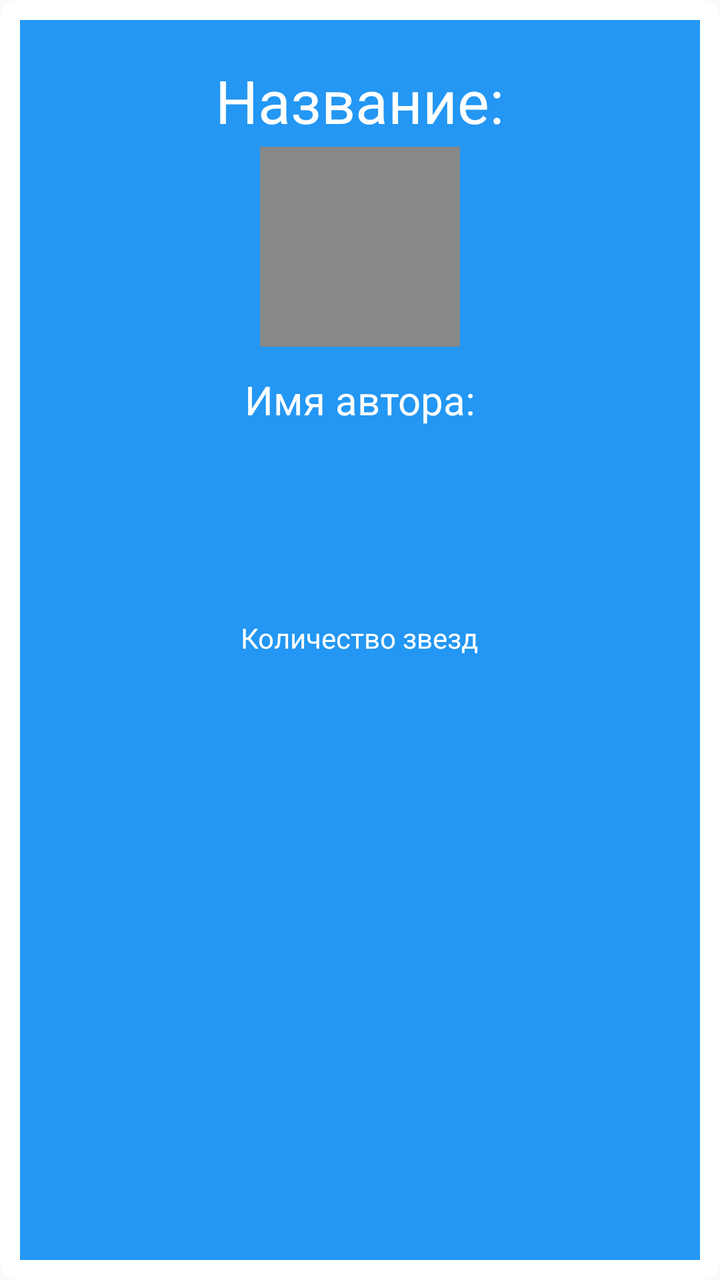
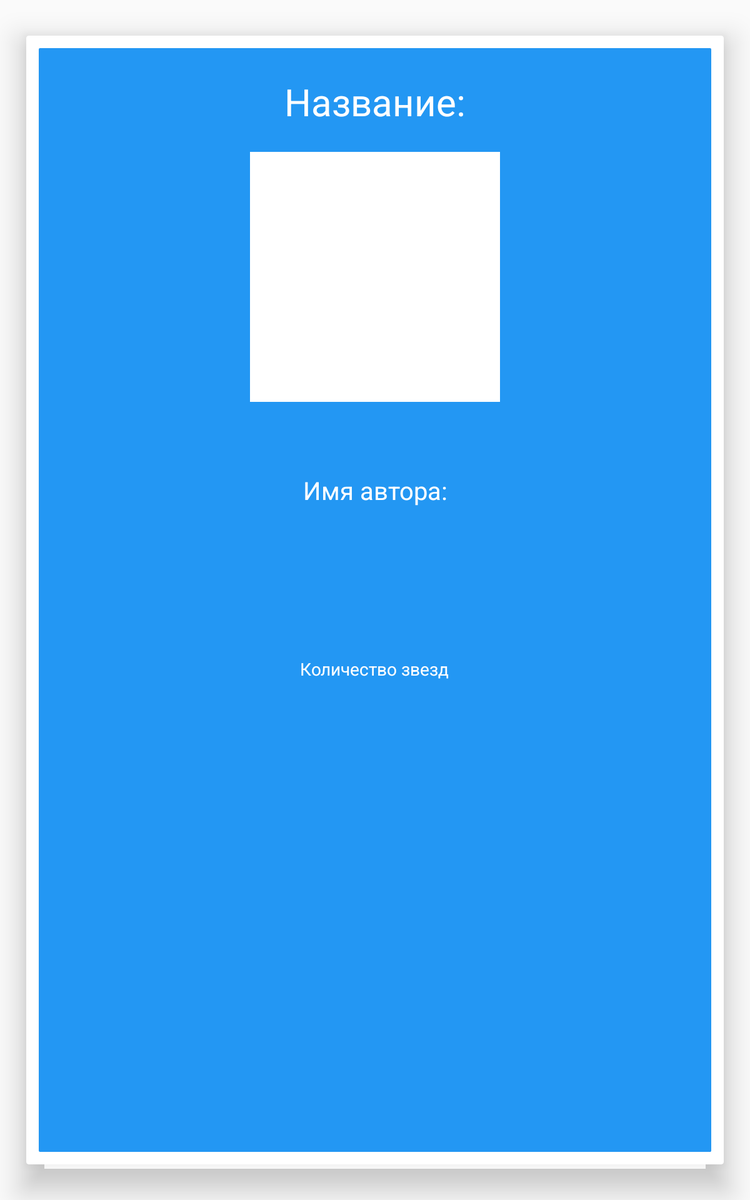

Compare how this app lays out the same screen by default and in its alternative resource folder. The renders come first, then the two layout files and the values they reference.
<!-- AndroidManifest.xml: application theme AppTheme -->
<!-- res/layout/list_element.xml -->
<?xml version="1.0" encoding="utf-8"?>
<RelativeLayout xmlns:android="http://schemas.android.com/apk/res/android"
    android:layout_width="match_parent"
    android:layout_height="match_parent"
    android:weightSum="1"
    android:orientation="vertical"
    android:rowCount="8"
    android:columnCount="12"
    android:background="@drawable/adapter">

    <TextView
        android:layout_width="wrap_content"
        android:layout_height="wrap_content"
        android:id="@+id/name_repositories"
        android:textSize="30sp"
        android:text="@string/HeadListElementLayout"
        android:layout_gravity="fill_horizontal"
        android:paddingTop="25dp"
        android:gravity="center_horizontal"
        android:layout_alignParentTop="true"
        android:layout_centerHorizontal="true" />

    <ImageView
        android:layout_width="100dp"
        android:layout_height="100dp"
        android:id="@+id/avatar"
        android:background="#ff888888"
        android:layout_gravity="fill_horizontal"
        android:layout_below="@+id/name_repositories"
        android:layout_centerHorizontal="true"
        android:layout_marginTop="3dp" />

    <TextView
        android:layout_width="142dp"
        android:layout_height="wrap_content"
        android:text="@string/TextAutorNameListElementLayout"
        android:id="@+id/login"
        android:textSize="20sp"
        android:gravity="center_horizontal"
        android:paddingTop="10dp"
        android:layout_marginTop="3dp"
        android:layout_below="@+id/avatar"
        android:layout_centerHorizontal="true" />

    <ImageView
        android:layout_width="90dp"
        android:layout_height="90dp"
        android:id="@+id/starView"
        android:layout_below="@+id/login"
        android:layout_centerHorizontal="true"
        android:layout_marginTop="3dp" />

    <TextView
        android:layout_width="wrap_content"
        android:layout_height="wrap_content"
        android:textAppearance="?android:attr/textAppearanceSmall"
        android:text="@string/starNum"
        android:id="@+id/star_rating"
        android:layout_below="@+id/starView"
        android:layout_centerHorizontal="true"
        android:layout_marginTop="3dp" />

</RelativeLayout>
<!-- resources referenced by this layout -->
<resources>
  <!-- drawable adapter (drawable) -->
  <?xml version="1.0" encoding="utf-8"?>
  <selector xmlns:android="http://schemas.android.com/apk/res/android">
      <item android:drawable="@drawable/adapter_background" />
  </selector>
  <!-- from res/values-v17/ -->
  <string name="HeadListElementLayout">Название:</string>
  <!-- from res/values-v17/ -->
  <string name="TextAutorNameListElementLayout">Имя автора:</string>
  <!-- from res/values-v17/ -->
  <string name="starNum">Количество звезд</string>
  <!-- from res/values-v17/ -->
  <style name="AppTheme" parent="Theme.AppCompat.Light.DarkActionBar">
          <item name="android:windowBackground">@color/fon</item>
          <item name="android:textColor">@color/text</item>
          <item name="android:buttonStyle">@style/ButtonTheam</item>
      </style>
  <!-- drawable adapter_background (drawable) -->
  <shape xmlns:android="http://schemas.android.com/apk/res/android" android:shape="rectangle">
  
      <corners android:radius="12px" />
      <solid
          android:color="@color/color_adapter">
      </solid>
  
      <padding
          android:bottom="15px"
          android:left="15px"
          android:right="15px"
          android:top="15px" />
      <stroke
          android:width="10dp"
          android:color="@color/color_stroke_adapter">
      </stroke>
  
  </shape>
  <!-- from res/values-v17/ -->
  <color name="fon">#fafafa</color>
  <!-- from res/values-v17/ -->
  <color name="text">#ffffffff</color>
  <style name="ButtonTheam" parent="@android:style/Widget.Button">
          <item name="android:background">@drawable/button</item>
          <item name="android:textColor">@color/color_text_button</item>
          <item name="android:textStyle">bold</item>
      </style>
  <!-- from res/values-v17/ -->
  <color name="color_adapter">#2397F3</color>
  <!-- from res/values-v17/ -->
  <color name="color_stroke_adapter">#FFFFFF</color>
  <!-- drawable button (drawable) -->
  <?xml version="1.0" encoding="utf-8" ?>
  <selector xmlns:android="http://schemas.android.com/apk/res/android">
  
      
      
      
      <item android:drawable="@drawable/button_focused"
          android:state_focused="true" />
  
      <item android:drawable="@drawable/button_presed"
          android:state_pressed="true" />
  
      <item android:drawable="@drawable/button_normal" />
  
  </selector>
  <!-- from res/values-v17/ -->
  <color name="color_text_button">#FFFFFF</color>
  <!-- drawable button_normal (drawable) -->
  <shape xmlns:android="http://schemas.android.com/apk/res/android" android:shape="rectangle">
  
      <corners android:radius="12px" />
  
      <gradient
          android:angle="90"
          android:endColor="@color/button_normal_color_end"
          android:startColor="@color/button_normal_color_start"
          android:type="linear" />
  
      <padding
          android:bottom="9px"
          android:left="6px"
          android:right="6px"
          android:top="9px" />
      <stroke
  android:width="2dp"
          android:color="@color/color_stroke_dialog">
          </stroke>
  
  </shape>
  <!-- from res/values-v17/ -->
  <color name="button_normal_color_end">#619be9</color>
  <!-- from res/values-v17/ -->
  <color name="button_normal_color_start">#1f71df</color>
  <!-- from res/values-v17/ -->
  <color name="color_stroke_dialog">#FFFFFF</color>
</resources>
<!-- res/layout-large/list_element.xml (the repository's variant of the layout above) -->
<!-- drawn on a 7-inch tablet held upright -->
<?xml version="1.0" encoding="utf-8"?>
<android.support.v7.widget.CardView
    xmlns:card_view="http://schemas.android.com/apk/res-auto"
    xmlns:android="http://schemas.android.com/apk/res/android"
    android:id="@+id/card_view"
    android:layout_width="match_parent"
    android:layout_height="match_parent"
    android:layout_margin="5dp"
    card_view:cardElevation="15sp"
    card_view:cardUseCompatPadding="true">
<RelativeLayout xmlns:android="http://schemas.android.com/apk/res/android"
    android:layout_width="match_parent"
    android:layout_height="match_parent"
    android:weightSum="1"
    android:orientation="vertical"
    android:rowCount="8"
    android:columnCount="12"
    android:background="@drawable/adapter"
    android:id="@+id/list_el">

    <TextView
        android:layout_width="wrap_content"
        android:layout_height="wrap_content"
        android:id="@+id/name_repositories"
        android:textSize="30sp"
        android:text="@string/HeadListElementLayout"
        android:layout_gravity="fill_horizontal"
        android:paddingTop="25dp"
        android:gravity="center_horizontal"
        android:layout_alignParentTop="true"
        android:layout_centerHorizontal="true"
        android:textColor="#ffffffff" />

    <ImageView
        android:layout_width="200dp"
        android:layout_height="200dp"
        android:id="@+id/avatar"
        android:background="#ffffffff"
        android:layout_gravity="fill_horizontal"
        android:layout_below="@+id/name_repositories"
        android:layout_centerHorizontal="true"
        android:layout_marginTop="20dp" />

    <TextView
        android:layout_width="142dp"
        android:layout_height="wrap_content"
        android:text="@string/TextAutorNameListElementLayout"
        android:id="@+id/login"
        android:textSize="20sp"
        android:gravity="center_horizontal"
        android:paddingTop="10dp"
        android:layout_marginTop="47dp"
        android:layout_below="@+id/avatar"
        android:layout_centerHorizontal="true"
        android:textColor="#ffffffff" />

    <ImageView
        android:layout_width="90dp"
        android:layout_height="90dp"
        android:id="@+id/starView"
        android:layout_below="@+id/login"
        android:layout_centerHorizontal="true"
        android:layout_marginTop="20dp" />

    <TextView
        android:layout_width="wrap_content"
        android:layout_height="wrap_content"
        android:textAppearance="?android:attr/textAppearanceSmall"
        android:text="@string/starNum"
        android:id="@+id/star_rating"
        android:layout_below="@+id/starView"
        android:layout_centerHorizontal="true"
        android:layout_marginTop="10dp"
        android:textColor="#ffffffff" />

</RelativeLayout>
    </android.support.v7.widget.CardView>
